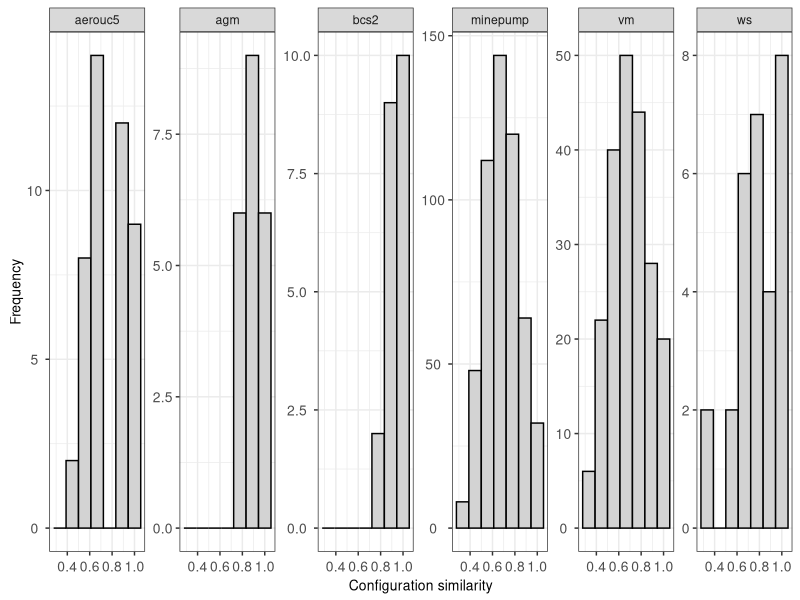
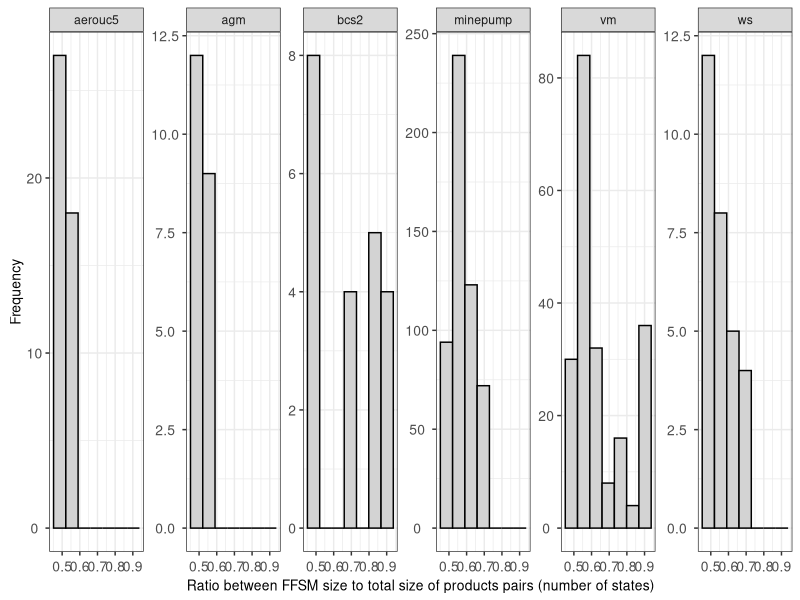
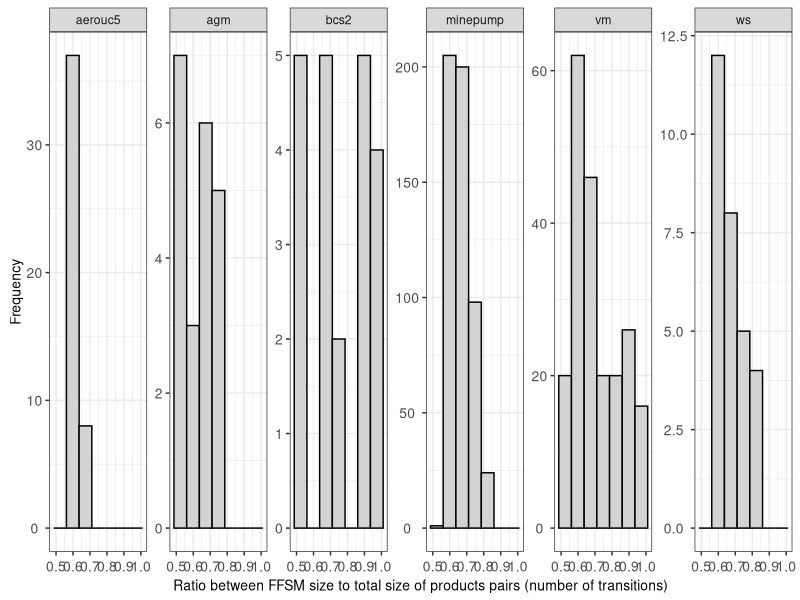
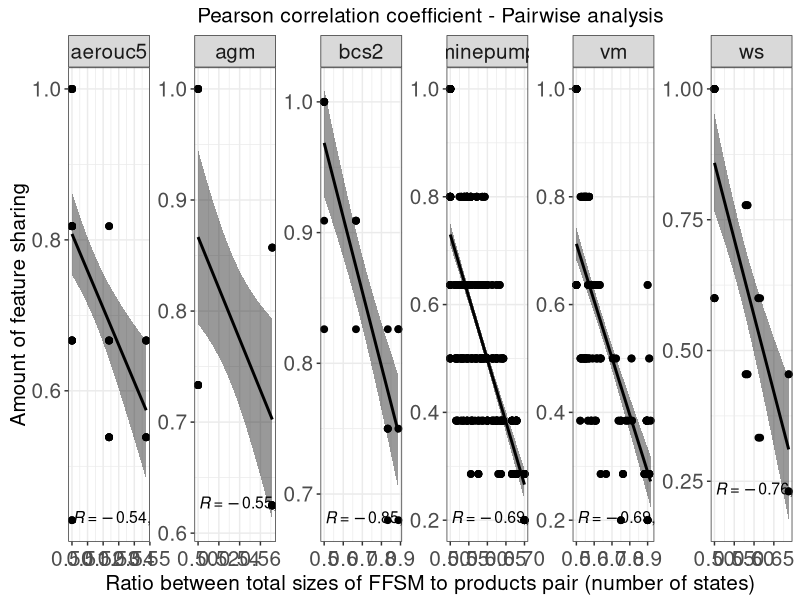
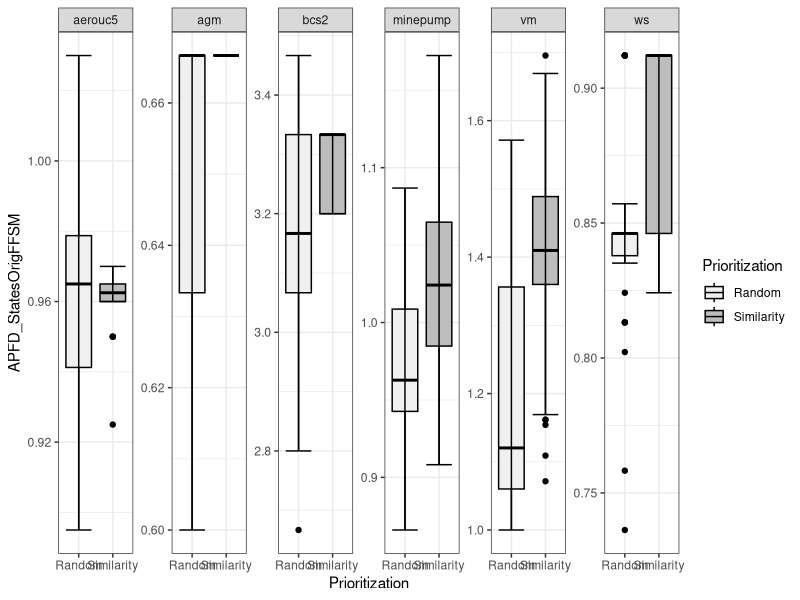
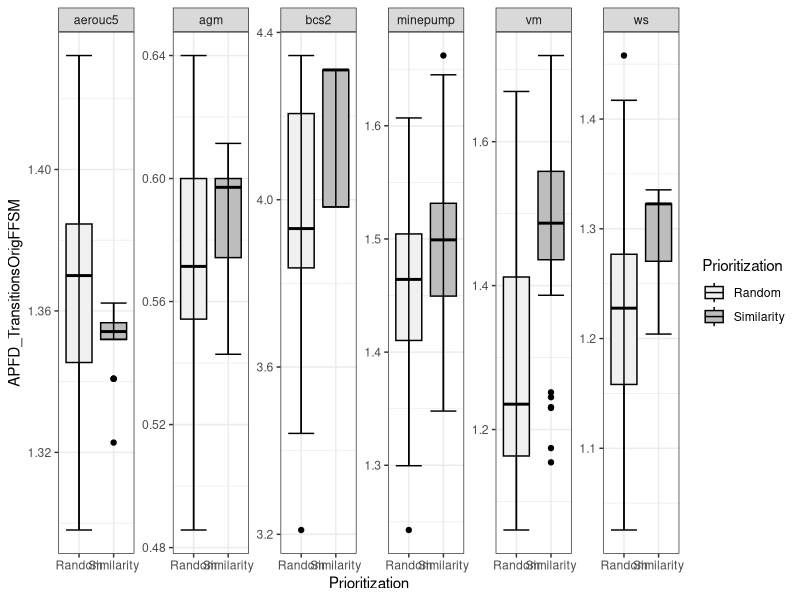
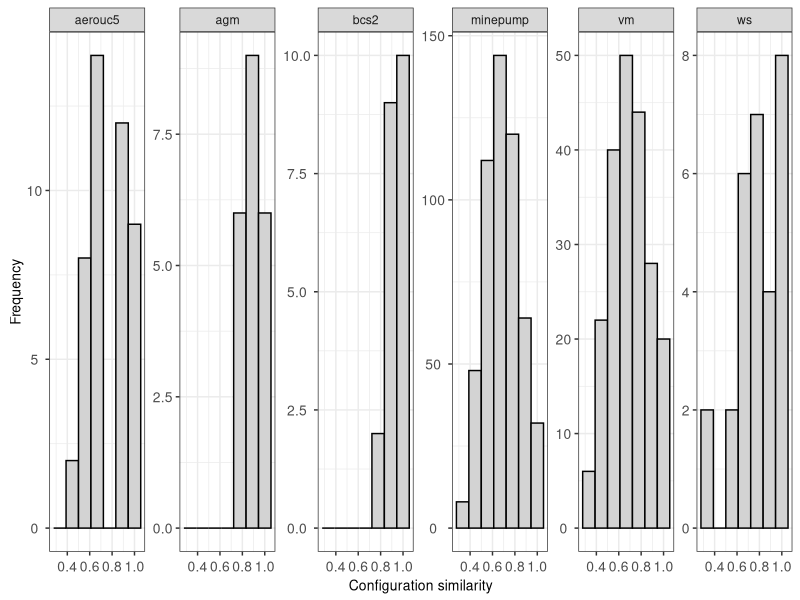
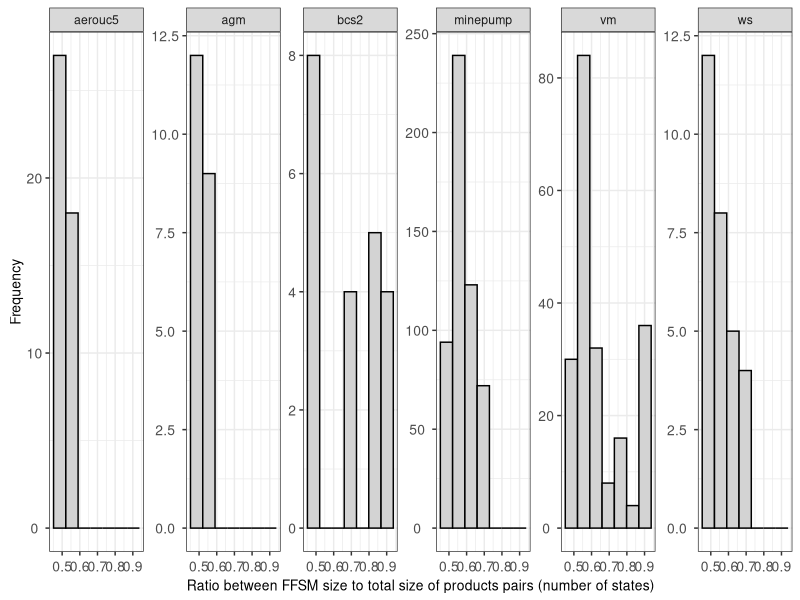

Generate these figures, in order, with R:
list.of.packages <- c("ggpubr","ggrepel","ggplot2","effsize","stringr","reshape","dplyr")

# new.packages <- list.of.packages[!(list.of.packages %in% installed.packages(lib.loc="/home/cdnd1/Rpackages/")[,"Package"])]
# if(length(new.packages)) install.packages(new.packages,lib="/home/cdnd1/Rpackages/")
# lapply(list.of.packages,require,character.only=TRUE, lib.loc="/home/cdnd1/Rpackages/")

new.packages <- list.of.packages[!(list.of.packages %in% installed.packages()[,"Package"])]
if(length(new.packages)) install.packages(new.packages, dependencies = TRUE)
lapply(list.of.packages,require,character.only=TRUE)

rm(new.packages,list.of.packages)

# pair_tabs <- NULL
# # for (an_spl in c("agm", "bcs2")) {
# # for (an_spl in c("agm", "vm", "ws", "bcs2")) {
# # for (an_spl in c("agm", "vm", "ws", "bcs2", "cpterminal", "minepump")) {
# for (an_spl in c("agm", "vm", "ws", "bcs2", "cpterminal", "minepump", "aerouc5")) {
#   tab_c<-read.table(paste("./pair/pair_merging_",an_spl,".log",sep = ""),sep="/", header=TRUE)
#   tab_d<-read.table(paste("./pair/pair_dissimilarity_",an_spl,".log",sep = ""),sep="\t", header=TRUE)
#   tab_l<-read.table(paste("./pair/pair_comparelanguages_",an_spl,".log",sep = ""),sep="|", header=TRUE)
#   tab_m<-merge(merge(tab_c,tab_d),tab_l)
#   tab_m$SPL <- an_spl
#   if(is.null(pair_tabs)){
#     pair_tabs <- tab_m
#   }else{
#     pair_tabs <- rbind(pair_tabs,tab_m)
#   }
#   rm(tab_c,tab_d,tab_l,tab_m)
# }
# write.table(pair_tabs,"./pair_mdc.tab")
pair_tabs<-read.table("./pair_mdc.tab")
pair_tabs<-pair_tabs[pair_tabs$SPL!="cpterminal",]

# calculate similarity (opposite of dissim)
pair_tabs$ConfigSim <- 1-pair_tabs$ConfigDissim

# calculate model size increment in terms of the maximum size (number of states)
pair_tabs$RatioStates<- apply(pair_tabs[,c("TotalStatesRef","TotalStatesUpdt")],1,sum)
pair_tabs$RatioStates<- pair_tabs$StatesFFSM/pair_tabs$RatioStates

# calculate model size increment in terms of the maximum size (number of transitions)  
pair_tabs$RatioTransitions<- apply(pair_tabs[,c("TotalTransitionsRef","TotalTransitionsUpdt")],1,sum)
pair_tabs$RatioTransitions<- pair_tabs$TransitionsFFSM/pair_tabs$RatioTransitions

# # calculate model size increment in terms of the largest model size (number of states)
# pair_tabs$RatioStatesMax<- apply(pair_tabs[,c("TotalStatesRef","TotalStatesUpdt")],1,max)
# pair_tabs$RatioStatesMax<- pair_tabs$StatesFFSM/pair_tabs$RatioStatesMax
# 
# # calculate model size increment in terms of the largest model size (number of transitions)  
# pair_tabs$RatioTransitionsMax<- apply(pair_tabs[,c("TotalTransitionsRef","TotalTransitionsUpdt")],1,max)
# pair_tabs$RatioTransitionsMax<- pair_tabs$TransitionsFFSM/pair_tabs$RatioTransitionsMax

# dissimilarity histogram 
p<-ggplot(pair_tabs, aes(x=ConfigSim)) + 
  geom_histogram(color="black", fill="lightgrey", bins=7)+
  labs(x = "Configuration similarity", y = "Frequency")+
  theme_bw()+
  theme(
    plot.title = element_text(hjust = 0.5, size=10),
    axis.text.x  = element_text(angle = 0,   hjust = 0.5, vjust = 0.5, size=10),
    axis.text.y  = element_text(angle = 0,   hjust = 0.5, vjust = 0.5, size=10),
    axis.title.x  = element_text(angle = 0,  hjust = 0.5, vjust = 0.5, size=10),
    axis.title.y  = element_text(angle = 90, hjust = 0.5, vjust = 0.5, size=10)
  )+facet_wrap(SPL~.,scales = "free_y", nrow = 1)
print(p)
filename <- "histogram_ConfigSim.pdf"
ggsave(device=cairo_pdf, filename, width = 12, height = 2, dpi=320)
rm(p,filename)

# dissimilarity (RatioStates) histogram
p<-ggplot(pair_tabs, aes(x=RatioStates)) +
  geom_histogram(color="black", fill="lightgrey", bins=7)+
  labs(x = "Ratio between FFSM size to total size of products pairs (number of states)", y = "Frequency")+
  theme_bw()+
  theme(
    plot.title = element_text(hjust = 0.5, size=10),
    axis.text.x  = element_text(angle = 0,   hjust = 0.5, vjust = 0.5, size=10),
    axis.text.y  = element_text(angle = 0,   hjust = 0.5, vjust = 0.5, size=10),
    axis.title.x  = element_text(angle = 0,  hjust = 0.5, vjust = 0.5, size=10),
    axis.title.y  = element_text(angle = 90, hjust = 0.5, vjust = 0.5, size=10)
  )+facet_wrap(SPL~.,scales = "free_y", nrow = 1)
print(p)
filename <- "histogram_RatioStates.pdf"
ggsave(device=cairo_pdf, filename, width = 12, height = 2, dpi=320)
rm(p,filename)

# dissimilarity (RatioTransitions) histogram
p<-ggplot(pair_tabs, aes(x=RatioTransitions)) +
  geom_histogram(color="black", fill="lightgrey", bins=7)+
  labs(x = "Ratio between FFSM size to total size of products pairs (number of transitions)", y = "Frequency")+
  # scale_x_continuous(breaks = seq(0,1,0.1))+
  theme_bw()+
  theme(
    plot.title = element_text(hjust = 0.5, size=10),
    axis.text.x  = element_text(angle = 0,   hjust = 0.5, vjust = 0.5, size=10),
    axis.text.y  = element_text(angle = 0,   hjust = 0.5, vjust = 0.5, size=10),
    axis.title.x  = element_text(angle = 0,  hjust = 0.5, vjust = 0.5, size=10),
    axis.title.y  = element_text(angle = 90, hjust = 0.5, vjust = 0.5, size=10)
  )+facet_wrap(SPL~.,scales = "free_y", nrow = 1)
print(p)
filename <- "histogram_RatioTransitions.pdf"
ggsave(device=cairo_pdf, filename, width = 12, height = 2, dpi=320)
rm(p,filename)

{
  corrMethod<-"pearson"
  x_col = "RatioStates";          xlab_txt = "Ratio between total sizes of FFSM to products pair (number of states)"
  # x_col = "RatioTransitions";     xlab_txt = "Ratio between total sizes of FFSM to products pair (number of transitions)"
  # y_col <- "ConfigSim"; ylab_txt <- "Configuration similarity";
  y_col <- "RatioFeatures"; ylab_txt <- "Amount of feature sharing";
  
  y_title <- "Pearson correlation coefficient - Pairwise analysis"
  
  p<-ggscatter(pair_tabs,
                  x = x_col, xlab = xlab_txt,
                  y = y_col, ylab = ylab_txt,
                  title = y_title,
                  add = "reg.line",
                  cor.coeff.args = list(method = corrMethod, label.x.npc = 0.01, label.y.npc = 0.01),
                  cor.coef.size = 4,
                  conf.int = TRUE, # Add confidence interval
                  cor.coef = TRUE # Add correlation coefficient. see ?stat_cor
  )+
    theme_bw()+
    # scale_y_continuous(breaks = seq(0,1,0.2), limits = c(0,1))+
    # scale_y_continuous(breaks = seq(0.3,1,0.1), limits = c(0.5,1))+
    theme(
      plot.title = element_text(hjust = 0.5, size=15),
      strip.text.x = element_text(size = 15),
      strip.text.y = element_text(size = 15),
      axis.text.x  = element_text(angle = 0,   hjust = 0.5, vjust = 0.5, size=15),
      axis.text.y  = element_text(angle = 0,   hjust = 0.5, vjust = 0.5, size=15),
      axis.title.x  = element_text(angle = 0,  hjust = 0.5, vjust = 0.5, size=15),
      axis.title.y  = element_text(angle = 90, hjust = 0.5, vjust = 0.5, size=15)
    )+
    facet_wrap(SPL~.,scales = "free", nrow = 1)
    # facet_wrap(SPL~.,scales = "free_x", nrow = 1)
    # facet_wrap(SPL~., nrow = 1)
  
  print(p)
  filename <- paste("correlation_",x_col,"_",y_col,".pdf",sep = "")
  ggsave(device=cairo_pdf, filename, width = 25, height = 4, dpi=320)
  rm(p,filename,x_col,xlab_txt,y_col,ylab_txt,y_title,corrMethod)
}

# prtz_tabs <- NULL
# for (logId in seq(0,29)) {
#     logId <- str_pad(logId, 2, pad = "0")
#     # for (an_spl in c("agm", "vm", "ws", "bcs2", "cpterminal", "minepump")) {
#     for (an_spl in c("agm", "vm", "ws", "bcs2", "cpterminal", "minepump", "aerouc5")) {
#       for (xmdp in c("lmdp", "gmdp", "rndp")) {
#       # for (xmdp in c("lmdp", "rndp")) {
#         # for (tsort in c("dis")) {
#         for (tsort in c("dis", "sim")) {
#           if(xmdp=="rndp" && tsort == "sim"){ next }
#           tab<-read.table(paste("./prtz/",xmdp,"_",tsort,"_",logId,"_",an_spl,"_r.txt.log",sep = ""),sep="/", header=TRUE)
#           tab$Index <- seq(nrow(tab))
#           tab$SPL <- an_spl
#           # tab$Prioritization <- paste(xmdp,tsort)
#           tab$Prioritization <- xmdp
#           tab$ID <- logId
#           tab$Criteria <- tsort
#           if(is.null(prtz_tabs)) prtz_tabs <- tab
#           else{
#             prtz_tabs <- rbind(prtz_tabs,tab)
#           }
#         }
#       }
#     }
# }
# write.table(prtz_tabs,"./recov_prtz.tab")
prtz_tabs<-read.table("./recov_prtz.tab")
prtz_tabs<-prtz_tabs[prtz_tabs$Criteria=="dis",]
prtz_tabs<-prtz_tabs[prtz_tabs$SPL!="cpterminal",]
prtz_tabs<-prtz_tabs[prtz_tabs$Prioritization!="gmdp",]

prtz_tabs$StatesOrigFFSM <- 0; prtz_tabs$TransitionsOrigFFSM <- 0 
prtz_tabs[prtz_tabs$SPL=='agm',      'StatesOrigFFSM'] <- 6;  prtz_tabs[prtz_tabs$SPL=='agm',     'TransitionsOrigFFSM'] <- 35
prtz_tabs[prtz_tabs$SPL=='bcs2',     'StatesOrigFFSM'] <- 6;  prtz_tabs[prtz_tabs$SPL=='bcs2',    'TransitionsOrigFFSM'] <- 58
prtz_tabs[prtz_tabs$SPL=='minepump', 'StatesOrigFFSM'] <- 26; prtz_tabs[prtz_tabs$SPL=='minepump','TransitionsOrigFFSM'] <- 572
prtz_tabs[prtz_tabs$SPL=='vm',       'StatesOrigFFSM'] <- 14; prtz_tabs[prtz_tabs$SPL=='vm',      'TransitionsOrigFFSM'] <- 197
prtz_tabs[prtz_tabs$SPL=='ws',       'StatesOrigFFSM'] <- 13; prtz_tabs[prtz_tabs$SPL=='ws',      'TransitionsOrigFFSM'] <- 112
prtz_tabs[prtz_tabs$SPL=='aerouc5',  'StatesOrigFFSM'] <- 25; prtz_tabs[prtz_tabs$SPL=='aerouc5', 'TransitionsOrigFFSM'] <- 25*18

# calculate model size increment in terms of the maximum size (number of states)
prtz_tabs$RatioStates<- prtz_tabs$StatesFFSM/apply(prtz_tabs[,c("TotalStatesRef","TotalStatesUpdt")],1,sum)

# calculate model size increment in terms of the maximum size (number of transitions)  
prtz_tabs$RatioTransitions<- prtz_tabs$TransitionsFFSM/apply(prtz_tabs[,c("TotalTransitionsRef","TotalTransitionsUpdt")],1,sum)

summarized_tab <- prtz_tabs %>%
  group_by(SPL,Prioritization,Criteria,ID) %>%
  summarize(
    sum_StatesFFSM = sum(StatesFFSM),
    sum_TransitionsFFSM = sum(TransitionsFFSM),
    
    sum_RatioStates      = sum(RatioStates),
    sum_RatioTransitions = sum(RatioTransitions),
    
    num_FFSMs = length(StatesFFSM),
    
    StatesOrigFFSM      = mean(StatesOrigFFSM),
    TransitionsOrigFFSM = mean(TransitionsOrigFFSM)
    )
summarized_df<-data.frame(summarized_tab)

summarized_df$APFD_RatioTransitions <- summarized_df$sum_RatioTransitions/summarized_df$num_FFSMs
summarized_df$APFD_RatioStates      <- summarized_df$sum_RatioStates     /summarized_df$num_FFSMs

summarized_df$APFD_StatesOrigFFSM      <- summarized_df$sum_StatesFFSM/(summarized_df$num_FFSMs * summarized_df$StatesOrigFFSM)
summarized_df$APFD_TransitionsOrigFFSM <- summarized_df$sum_TransitionsFFSM/(summarized_df$num_FFSMs * summarized_df$TransitionsOrigFFSM)

# summarized_df$Prioritization<- sub("gmdp","Global",summarized_df$Prioritization)
# summarized_df$Prioritization<- sub("lmdp","Local",summarized_df$Prioritization)
summarized_df$Prioritization<- sub("lmdp","Similarity",summarized_df$Prioritization)
summarized_df$Prioritization<- sub("rndp","Random",summarized_df$Prioritization)

for (a_metric in c('APFD_StatesOrigFFSM', 'APFD_TransitionsOrigFFSM')) {
# for (a_metric in c('APFD_RatioTransitions', 'APFD_RatioStates')) {
# for (a_metric in c('APFD_RatioTransitions', 'APFD_RatioStates','APFD_StatesOrigFFSM', 'APFD_TransitionsOrigFFSM')) {
  p <- ggplot(data=summarized_df, aes_string(x="Prioritization",y=a_metric,color="Prioritization",fill="Prioritization")) +
    geom_boxplot(color = "black")+
    stat_boxplot(geom ='errorbar',color = "black")+
    # geom_hline(colour="gray", yintercept=6,linetype="solid") +
    # geom_hline(colour="gray", yintercept=14,linetype="dashed") +
    # geom_hline(colour="gray", yintercept=13,linetype="longdash") +
    # annotate("text",x = 0.650, y = 6, label="Hc AGM" , size = 2)+
    # annotate("text",x = 1.550, y = 14, label="Hc VM" , size = 2)+
    # annotate("text",x = 2.750, y = 13, label="Hc WS" , size = 2)+
    # scale_y_continuous(limits=c(0,1),breaks=seq(0,1,0.1))+
    # scale_fill_brewer(palette="Greens") +
    # labs(x = "Software product line", y = "Number of states")+
    scale_fill_brewer(palette="Greys") +
    theme_bw() +facet_wrap(SPL~.,scales = "free", nrow = 1)
  print(p)
  filename <- paste(a_metric,".pdf",sep="")
  ggsave(device=cairo_pdf, filename, width = 15, height = 3, dpi=320)  # ssh plots
  rm(p,filename,a_metric)
}

